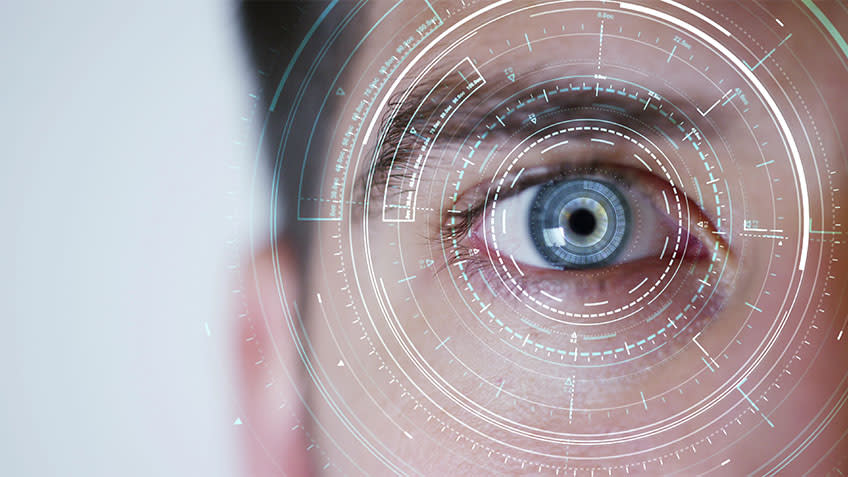
#> input picture ex1-matanh10/what_is_image_Processing.jpg, 848 x 477 px; its folder holds only this picture in this run
$ python -i ImageProcess-Panorama.py   (imports and definitions only)   (older library calls are emulated)
#> lines starting #> are read from the running program, lines starting #| are printed output that depends on the picture
import matplotlib.image as mpimg
import matplotlib.pyplot as plt
import scipy
import numpy as np
import skimage
from skimage import io
import os
from scipy.linalg import pascal
from scipy.ndimage import convolve1d
from scipy.signal import convolve2d
import scipy.ndimage
import sol4_utils

# Initial code for ex4.
# You may change this code, but keep the functions' signatures
# You can also split the code to multiple files as long as this file's API is unchanged

import numpy as np
import os
import matplotlib.pyplot as plt

from scipy.ndimage.morphology import generate_binary_structure
from scipy.ndimage.filters import maximum_filter
from scipy.ndimage import label, center_of_mass
import shutil
from imageio import imwrite

import sol4_utils


def harris_corner_detector(im):
    """
    Detects harris corners.
    Make sure the returned coordinates are x major!!!
    :param im: A 2D array representing an image.
    :return: An array with shape (N,2), where ret[i,:] are the [x,y] coordinates of the ith corner points.
    """
    conv_ker_x = np.array([[1, 0, -1]])
    der_y = scipy.ndimage.filters.convolve(im, conv_ker_x.T)
    der_x = scipy.ndimage.filters.convolve(im, conv_ker_x)
    der_x_pow = np.power(der_x, 2)
    der_y_pow = np.power(der_y, 2)
    xy = der_x * der_y
    der_x_pow = sol4_utils.blur_spatial(der_x_pow, 3)
    der_y_pow = sol4_utils.blur_spatial(der_y_pow, 3)
    xy = sol4_utils.blur_spatial(xy, 3)
    mat = np.array([[der_x_pow, xy], [xy, der_y_pow]])
    r = np.linalg.det((mat.T)) - 0.04 * (np.power(np.trace(mat).T, 2))
    new_im = non_maximum_suppression(r)
    return np.argwhere(new_im == True)


# [109 lines left out: functions sample_descriptor, get_area, normalize, find_features, match_features, find_best and 2 more, not called in this run]


def get_random_points(points1, points2):
    x = np.random.randint(np.shape(points1)[0] - 1, size=2)
    return points1[x], points2[x]


# [208 lines left out: functions find_distances, display_matches, color_match, accumulate_homographies, add_homography_before_m, add_homography_after_m and 7 more, not called in this run]


class PanoramicVideoGenerator:
    """
    Generates panorama from a set of images.
    """

    # [154 lines left out: functions __init__, align_images, generate_panoramic_images_normal, generate_panoramic_images_bonus, save_panoramas_to_video, show_panorama, not called in this run]

>>> import cv2
>>> picture = cv2.imread('ex1-matanh10/what_is_image_Processing.jpg', cv2.IMREAD_GRAYSCALE)
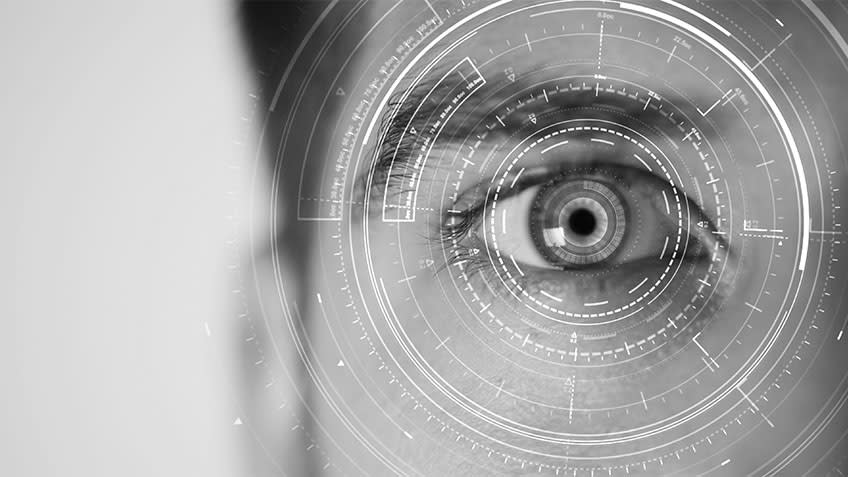
#> picture: shape (477, 848); min 0, max 255, mean 166.5
>>> result = harris_corner_detector(picture)
#> in harris_corner_detector, `der_y = scipy.ndimage.filters.convolve(im, conv_ker_x.T)`:
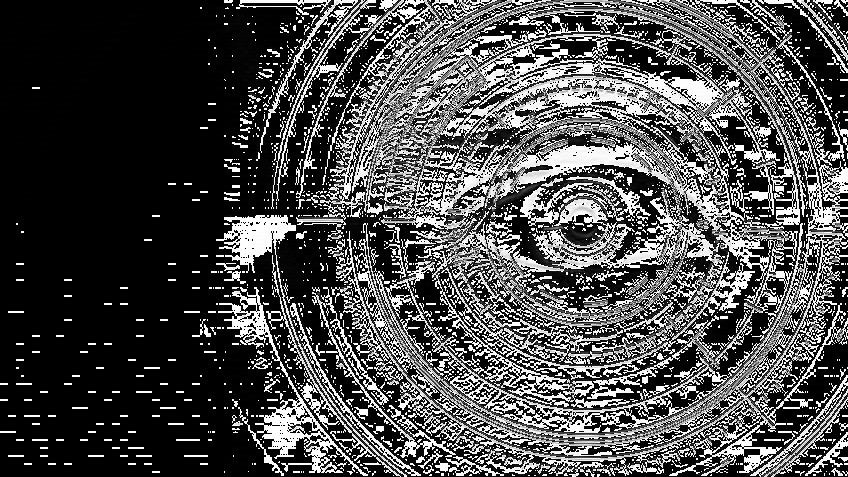
#> der_y: shape (477, 848); min 0, max 255, mean 76.2
#> in harris_corner_detector, `der_x = scipy.ndimage.filters.convolve(im, conv_ker_x)`:
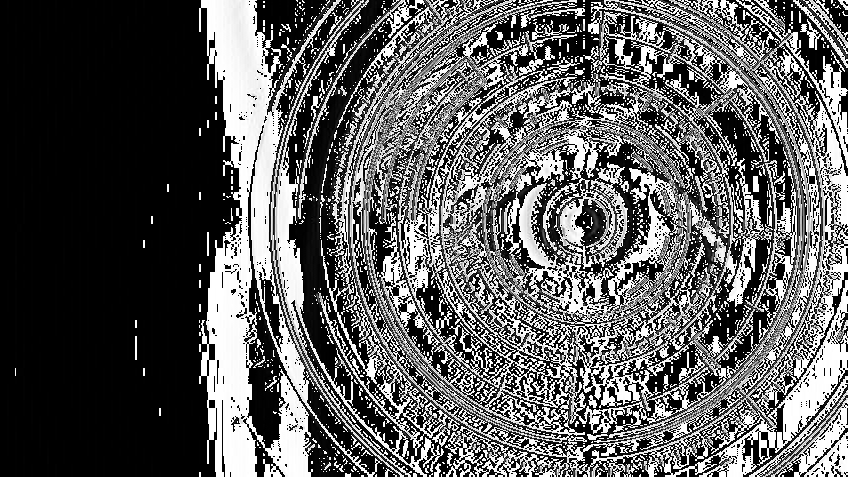
#> der_x: shape (477, 848); min 0, max 255, mean 92.7
#> in harris_corner_detector, `der_x_pow = np.power(der_x, 2)`:
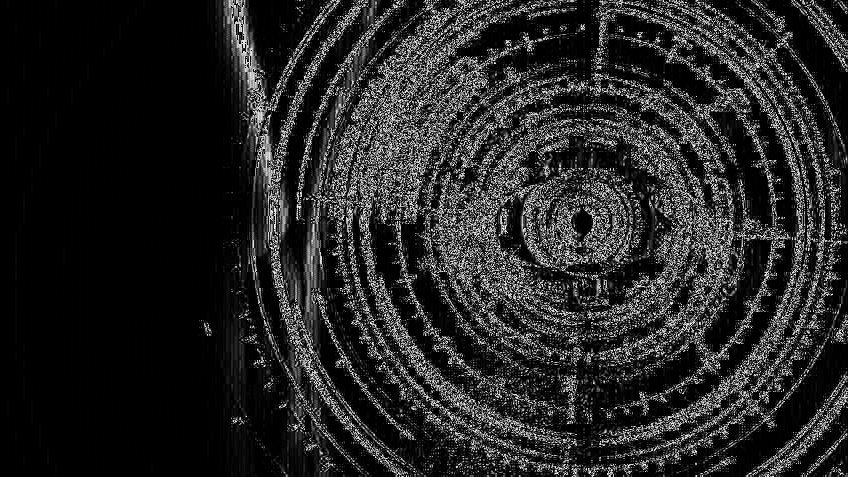
#> der_x_pow: shape (477, 848); min 0, max 249, mean 37.6
#> in harris_corner_detector, `der_y_pow = np.power(der_y, 2)`:
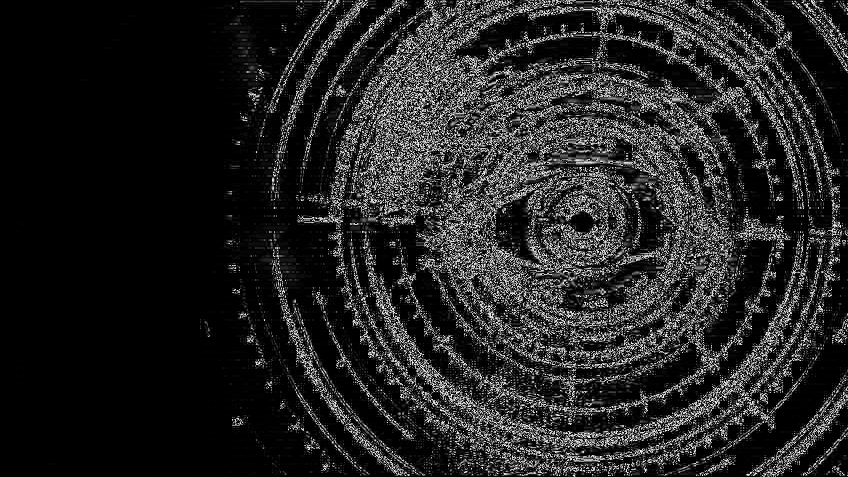
#> der_y_pow: shape (477, 848); min 0, max 249, mean 35.8
#> in harris_corner_detector, `xy = der_x * der_y`:
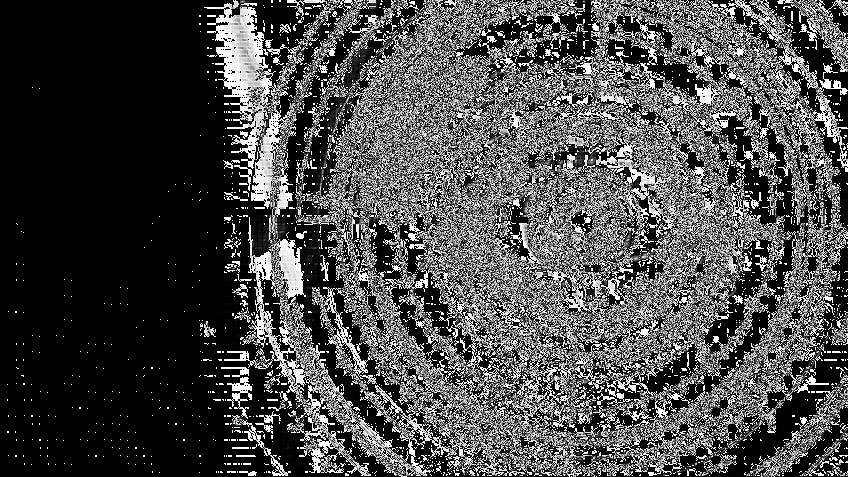
#> xy: shape (477, 848); min 0, max 255, mean 73.9
#> (the run stopped early here; a loop or call above may not have finished)
